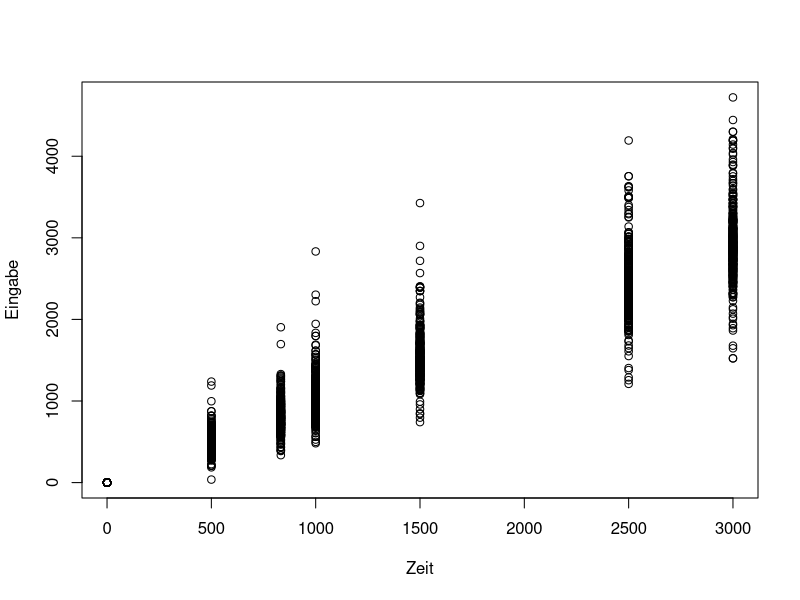
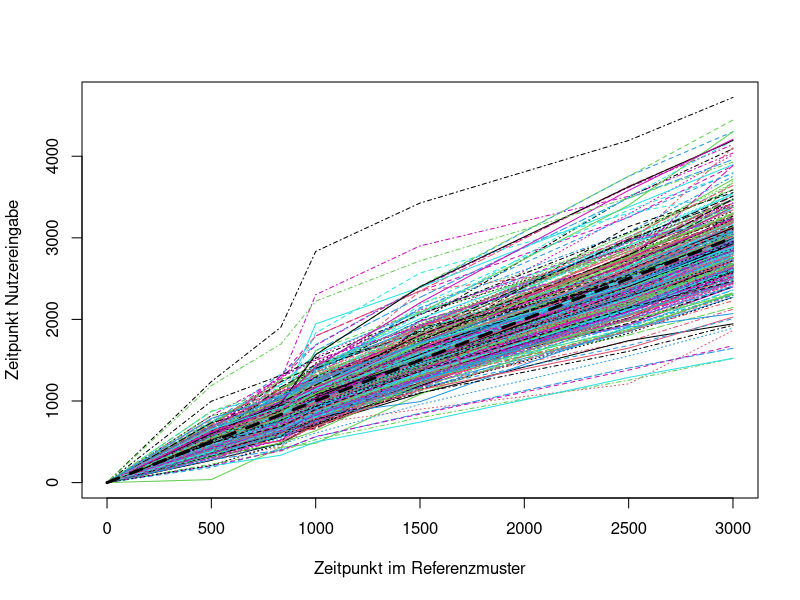
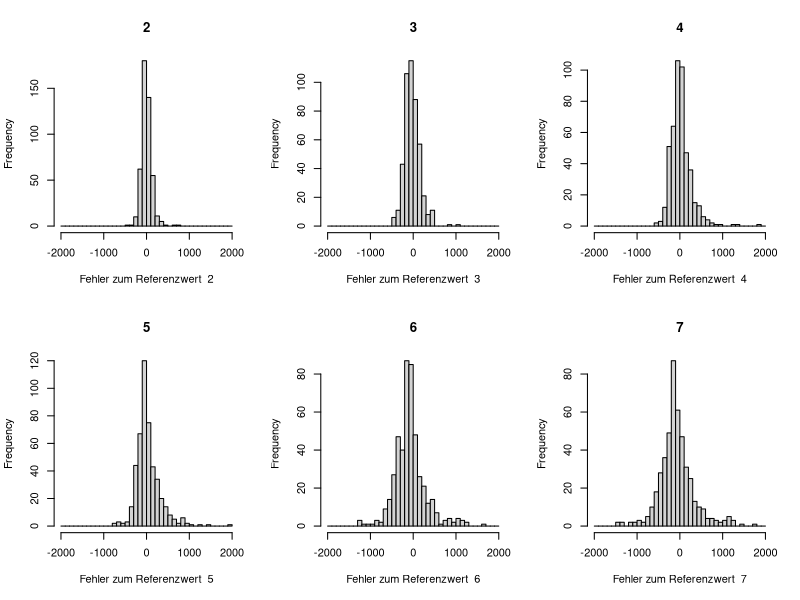
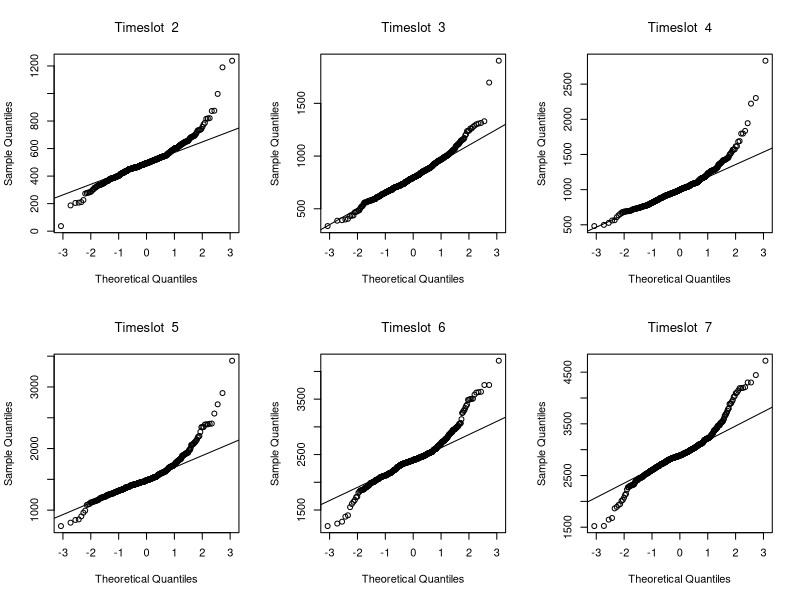
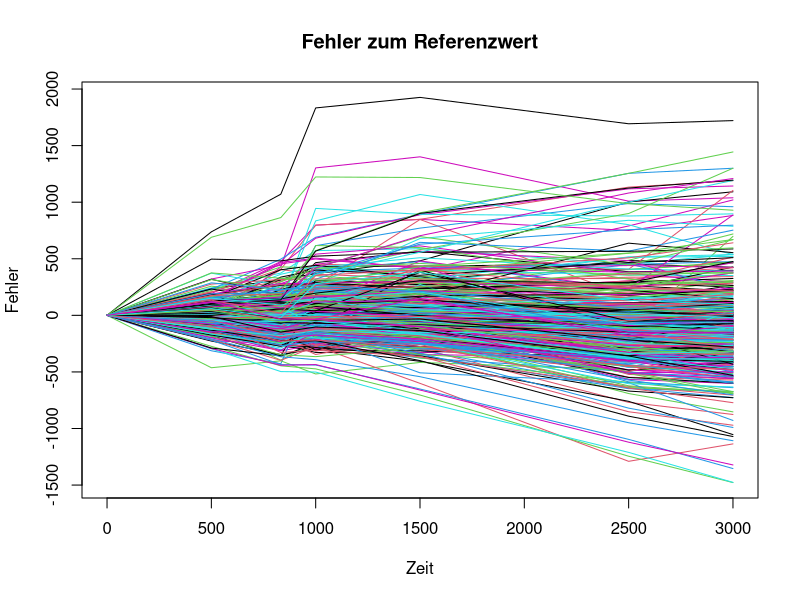
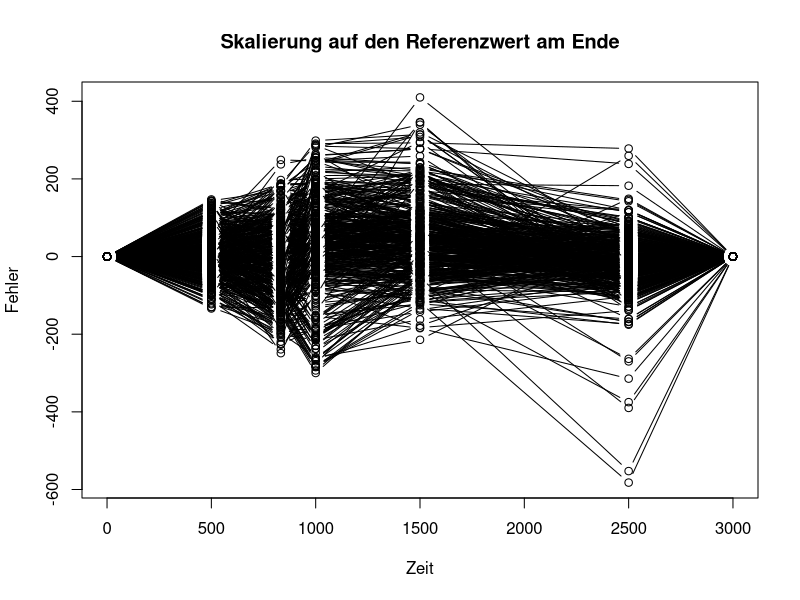
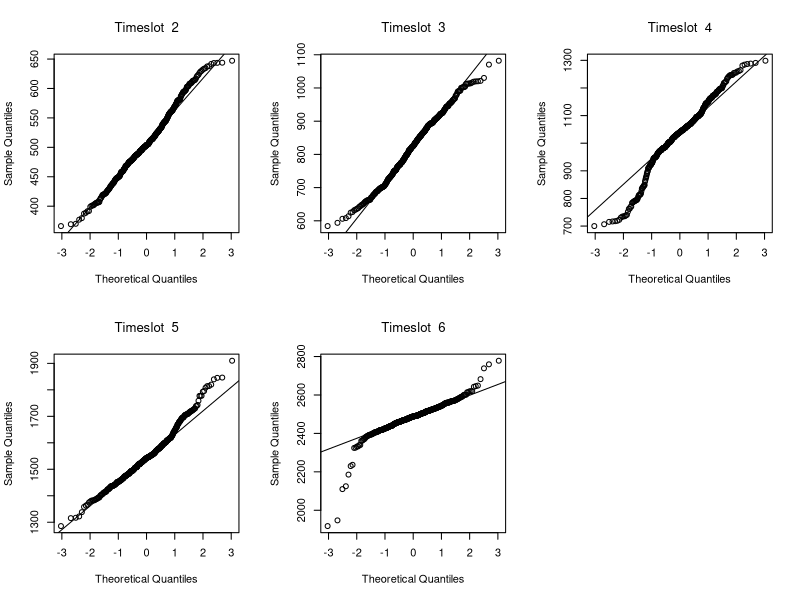
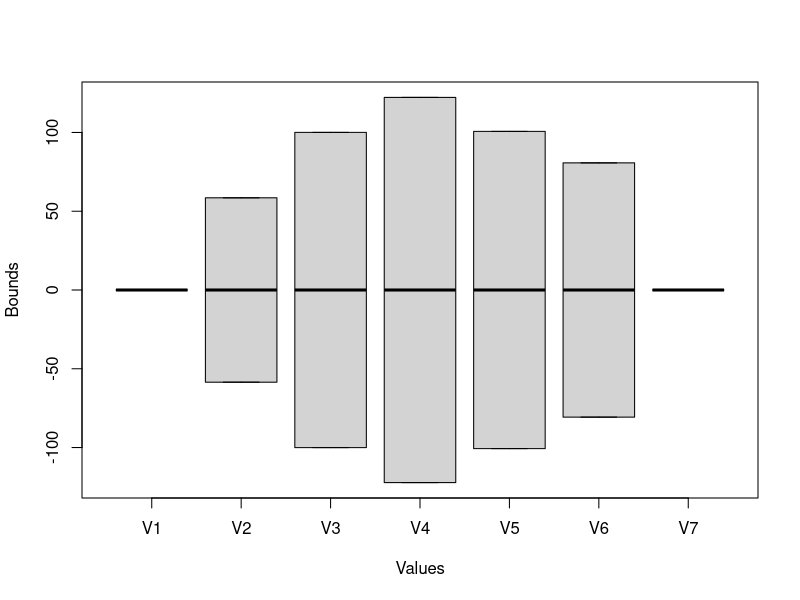

Write R code to recreate these figures, in order.
getwd()

orginalData = read.csv("all-data.csv", header=FALSE)

reference =  c(0,500,833,1000,1500,2500,3000)

# Abweichung zu Referenz Plot 1
r = data.frame(
	id = 1:nrow(orginalData),
	reference = rep(reference,each= nrow(orginalData)),
	input = unlist(orginalData)
);
plot(input ~ reference  ,r, 
     ylab="Eingabe",
     xlab="Zeit" )

# Abweichung zu Referenz Plot 2
r$error =r$input - r$reference
d = t(orginalData)
matplot(reference,d, type="l",
	xlab="Zeitpunkt im Referenzmuster",
	ylab="Zeitpunkt Nutzereingabe"
)
lines(reference,reference, 
	lwd=3, lty="dashed"
)

# Plot und Test auf Normalverteilung
par(mfrow=c(2,3))
for (i in 2:7) {
hist(d[i,] - reference[i],breaks=seq(-2000,2000,by=100),
	main=i,
	xlab=paste("Fehler zum Referenzwert ",i),
	xlim=c(-2000,2000)
)
}

#Keine Normalverteilung
par(mfrow=c(2,3))
dataset = t(d);
for (col in 2:7) {
qqnorm(dataset[,col], main = bquote("Timeslot " ~ .(col)))
qqline(dataset[,col])
}

# Verlauf und Abweichung über die Zeit
dcorr = d
summary(t(dcorr))

par(mfrow=c(1,1))
matplot(reference, dcorr - reference,lty=1 ,type="l",
	main="Fehler zum Referenzwert",
	ylab="Fehler",
	xlab="Zeit" 
)

#Varianz und Standardabweichung
1/apply(abs(dcorr-reference), 1, sd)
apply(abs(dcorr-reference), 1, var)

# Skalierung auf letzten Wert
for (row in 1:ncol(dcorr)) {
  linecorr = dcorr[,row] / (dcorr[7,row]/3000)
  if(all(linecorr <= reference*1.3 & linecorr >= reference*0.7))
	  dcorr[, row] = linecorr
  else
    dcorr[, row] = NA
}
dcorr = t(na.omit(t(dcorr)))

matplot(reference, dcorr - reference, pch=1, col=1,lty=1 ,type="b",
	main="Skalierung auf den Referenzwert am Ende",
	ylab="Fehler",
	xlab="Zeit"
)
#Varianz und Standardabweichung nach Skalierung
1/apply(abs(dcorr-reference), 1, sd)
apply(abs(dcorr-reference), 1, var)

#Nach Skalierung sollte es eine Normalverteilung sein
par(mfrow=c(2,3))
dataset = t(dcorr);
for (col in 2:6) {
  qqnorm(dataset[,col], main = bquote("Timeslot " ~ .(col)))
  qqline(dataset[,col])
}

###### Default Grenzen für KnockLock ableiten 
par(mfrow=c(1,1))
deviation = apply(dcorr - reference,1, sd)
deviation
#plot(reference,deviation)

bounds = cbind(+deviation, -deviation)
bounds
boxplot(t(bounds) , xlab="Values", ylab="Bounds")

sprintf("Maximale Abweichung bei normalisierten Werten (95%% Quantil): %f",2 * mean(deviation[2:6]))

nonScaledDev = apply((t(orginalData) - reference) * 2, 1, sd)
model <- lm(nonScaledDev ~ reference - 1)
plot(reference, nonScaledDev)
abline(model, col="red")
sprintf("Model zum Std-Fehler/Zeit für Skalierung: |meas_last - ref_last| <= ref_last * %f",model$coefficients[1])

        